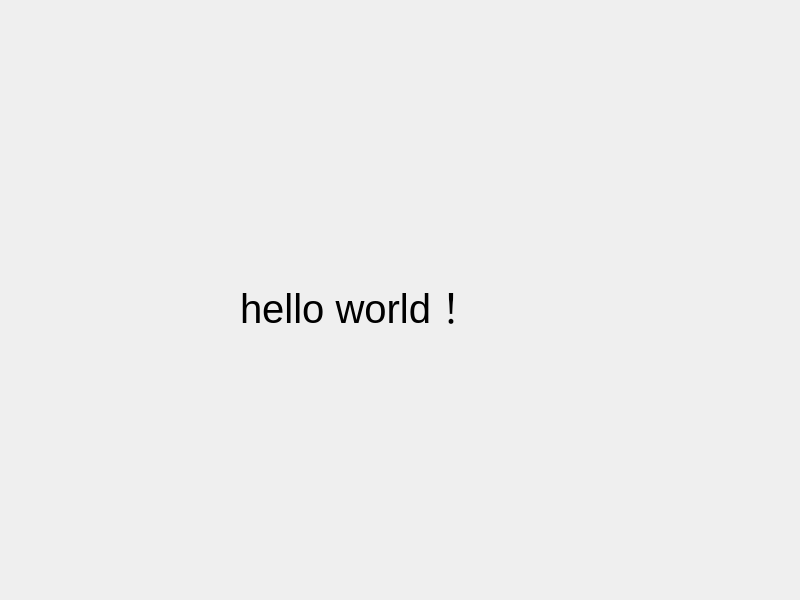
<?xml version="1.0" encoding="UTF-8"?>
<ui version="4.0">
 <class>Widget</class>
 <widget class="QWidget" name="Widget">
  <property name="geometry">
   <rect>
    <x>0</x>
    <y>0</y>
    <width>800</width>
    <height>600</height>
   </rect>
  </property>
  <property name="font">
   <font>
    <pointsize>30</pointsize>
   </font>
  </property>
  <property name="windowTitle">
   <string>Widget</string>
  </property>
  <widget class="QLabel" name="label">
   <property name="geometry">
    <rect>
     <x>240</x>
     <y>250</y>
     <width>301</width>
     <height>111</height>
    </rect>
   </property>
   <property name="text">
    <string>hello world！</string>
   </property>
  </widget>
 </widget>
 <resources/>
 <connections/>
</ui>
